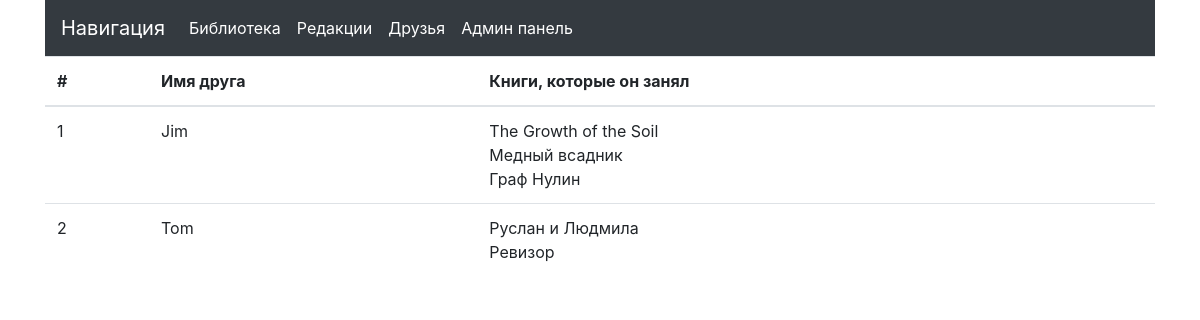
Screenshot of /friends with the database file from the repository.
### p_library/models.py (models this page shows)
class Friend(models.Model):
    friend_name = models.CharField(max_length=30)
    borrowed_books = models.ManyToManyField(Book)
    def __str__(self):
        return self.friend_name

class Book(models.Model):
    ISBN = models.CharField(max_length=13)
    title = models.TextField()
    description = models.TextField()
    year_release = models.SmallIntegerField()
    author = models.ForeignKey(Author, on_delete=models.CASCADE)
    redaction = models.ForeignKey(Redaction, null=True, on_delete=models.SET_NULL)
    copy_count = models.SmallIntegerField(default=1)
    price = models.DecimalField(default=0, decimal_places=2, max_digits=10)
    image = models.ImageField(upload_to='catalog_images')
    def __str__(self):
        return self.title

### p_library/views.py (the view)
# urls.py: path('friends', friend_info, name='friend_list'),
def friend_info(request):
    template = loader.get_template('friends.html')
    friends = Friend.objects.all()
    friends_dict = dict()
    for friend in friends:
        for book in friend.borrowed_books.all():
            if friend not in friends_dict:
                friends_dict[friend] = list()
                friends_dict[friend].append(book)
            else:
                friends_dict[friend].append(book)
    friends_data = {
        "friends": friends_dict,
    }
    return HttpResponse(template.render(friends_data, request))

### templates/friends.html (shortened to what this page needs)
{% extends 'base.html' %}
{% block content %}
<table class="table">
    <thead class="thead">
        <tr>
            <th>#</th>
            <th>Имя друга</th>
            <th>Книги, которые он занял</th>
    </thead>
    {% for key, values in friends.items %}
    <tr>
        <td>{{ forloop.counter }}</td>
        <td>{{ key }}</td>
        <td>
            {% for value in values %}
            {{ value }} <br>
            {% endfor %}
        </td>
    </tr>
    {% endfor %}
</table>
{% endblock %}

### rows the page displays
Friend: friend_name "Jim"
Book: title "The Growth of the Soil"
Book: title "Медный всадник"
Book: title "Граф Нулин"
Friend: friend_name "Tom"
Book: title "Руслан и Людмила"
Book: title "Ревизор"
